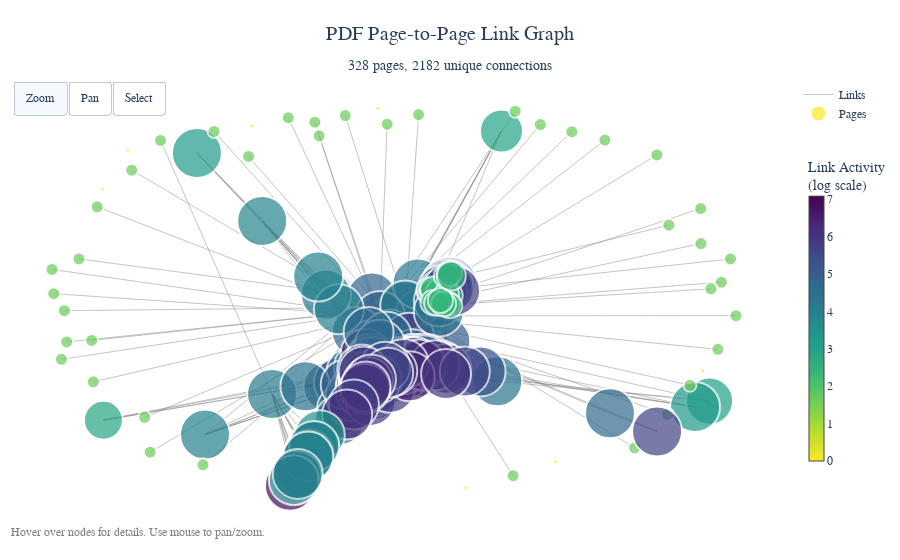

The notebook cell this image was saved under:
### Code cell
# Create interactive HTML visualization
import plotly.graph_objects as go
import plotly.offline as pyo
import numpy as np

# Unpack the graph data
G = page_graph["G"]
pos = page_graph["pos"]
edges = page_graph["edges"]
in_w = page_graph["in_w"]
out_w = page_graph["out_w"]
total_w = page_graph["total_w"]

# Create edge traces
edge_x = []
edge_y = []
edge_weights = []

for (u, v), weight in edges.items():
    x0, y0 = pos[u]
    x1, y1 = pos[v]
    edge_x.extend([x0, x1, None])
    edge_y.extend([y0, y1, None])
    edge_weights.append(weight)

# Edge trace
edge_trace = go.Scatter(
    x=edge_x,
    y=edge_y,
    line=dict(width=0.5, color="#888"),
    hoverinfo="none",
    mode="lines",
    name="Links",
)

# Node coordinates and info
node_x = []
node_y = []
node_text = []
node_colors = []
node_sizes = []

for node in G.nodes():
    x, y = pos[node]
    node_x.append(x)
    node_y.append(y)

    # Node info for hover
    in_degree = in_w.get(node, 0)
    out_degree = out_w.get(node, 0)
    total_degree = total_w.get(node, 0)

    node_text.append(
        f"Page {node}<br>"
        f"Incoming links: {in_degree}<br>"
        f"Outgoing links: {out_degree}<br>"
        f"Total weight: {total_degree}"
    )

    # Color based on total degree (log scale for better visualization)
    node_colors.append(np.log1p(total_degree))

    # Size based on total degree (with min/max bounds)
    size = max(5, min(50, 5 + total_degree * 2))
    node_sizes.append(size)

# Node trace
node_trace = go.Scatter(
    x=node_x,
    y=node_y,
    mode="markers",
    hoverinfo="text",
    text=node_text,
    name="Pages",
    marker=dict(
        showscale=True,
        colorscale="Viridis",
        reversescale=True,
        color=node_colors,
        size=node_sizes,
        colorbar=dict(
            thickness=15, len=0.7, xanchor="left", title="Link Activity<br>(log scale)"
        ),
        line=dict(width=2, color="white"),
    ),
)

# Create the figure
fig = go.Figure(
    data=[edge_trace, node_trace],
    layout=go.Layout(
        title=dict(
            text="PDF Page-to-Page Link Graph<br>"
            f"<sub>{len(G.nodes())} pages, {len(edges)} unique connections</sub>",
            x=0.5,
            font=dict(size=20),
        ),
        showlegend=True,
        hovermode="closest",
        margin=dict(b=20, l=5, r=5, t=80),
        annotations=[
            dict(
                text="Hover over nodes for details. Use mouse to pan/zoom.",
                showarrow=False,
                xref="paper",
                yref="paper",
                x=0.005,
                y=-0.002,
                xanchor="left",
                yanchor="bottom",
                font=dict(color="gray", size=12),
            )
        ],
        xaxis=dict(showgrid=False, zeroline=False, showticklabels=False),
        yaxis=dict(showgrid=False, zeroline=False, showticklabels=False),
        plot_bgcolor="white",
        paper_bgcolor="white",
        font=dict(family="Arial, sans-serif", size=12),
        # Enable zooming and panning for large graphs
        dragmode="pan",
    ),
)

# Configure for better performance with large graphs
fig.update_layout(
    updatemenus=[
        dict(
            type="buttons",
            direction="left",
            buttons=list(
                [
                    dict(args=[{"dragmode": "zoom"}], label="Zoom", method="relayout"),
                    dict(args=[{"dragmode": "pan"}], label="Pan", method="relayout"),
                    dict(
                        args=[{"dragmode": "select"}], label="Select", method="relayout"
                    ),
                ]
            ),
            pad={"r": 10, "t": 10},
            showactive=True,
            x=0.01,
            xanchor="left",
            y=1.02,
            yanchor="top",
        ),
    ]
)

# Show the plot
fig.show()

# Save to HTML file
html_file = "page_link_graph.html"
pyo.plot(fig, filename=html_file, auto_open=False)
print(f"Graph saved to {html_file}")
print(f"Open this file in your browser to view the interactive graph")

# Display some statistics
print(f"\nGraph Statistics:")
print(f"Total pages: {len(G.nodes())}")
print(f"Total unique connections: {len(edges)}")
print(f"Total link instances: {sum(edges.values())}")
print(
    f"Most connected page: {max(total_w, key=total_w.get)} (weight: {max(total_w.values())})"
)
print(f"Average connections per page: {sum(total_w.values()) / len(G.nodes()):.2f}")

### Figure 1 — Plotly figure (JSON) as saved in the notebook; plotly's stock layout.template omitted (floating-point values rounded to 4 significant figures; data arrays with more than 128 entries replaced by an {"elided": "..."} marker saying what was removed)
{"data": [{"hoverinfo": "none", "line": {"color": "#888", "width": 0.5}, "mode": "lines", "name": "Links", "type": "scatter", "x": {"elided": "6546 float values"}, "y": {"elided": "6546 float values"}}, {"hoverinfo": "text", "marker": {"color": {"elided": "328 float values"}, "colorbar": {"len": 0.7, "thickness": 15, "title": {"text": "Link Activity<br>(log scale)"}, "xanchor": "left"}, "colorscale": [[0, "#440154"], [0.1111, "#482878"], [0.2222, "#3e4989"], [0.3333, "#31688e"], [0.4444, "#26828e"], [0.5556, "#1f9e89"], [0.6667, "#35b779"], [0.7778, "#6ece58"], [0.8889, "#b5de2b"], [1, "#fde725"]], "line": {"color": "white", "width": 2}, "reversescale": true, "showscale": true, "size": {"elided": "328 int values"}}, "mode": "markers", "name": "Pages", "text": {"elided": "328 str values"}, "type": "scatter", "x": {"elided": "328 float values"}, "y": {"elided": "328 float values"}}], "layout": {"annotations": [{"font": {"color": "gray", "size": 12}, "showarrow": false, "text": "Hover over nodes for details. Use mouse to pan/zoom.", "x": 0.005, "xanchor": "left", "xref": "paper", "y": -0.002, "yanchor": "bottom", "yref": "paper"}], "dragmode": "pan", "font": {"family": "Arial, sans-serif", "size": 12}, "hovermode": "closest", "margin": {"b": 20, "l": 5, "r": 5, "t": 80}, "paper_bgcolor": "white", "plot_bgcolor": "white", "showlegend": true, "title": {"font": {"size": 20}, "text": "PDF Page-to-Page Link Graph<br><sub>328 pages, 2182 unique connections</sub>", "x": 0.5}, "updatemenus": [{"buttons": [{"args": [{"dragmode": "zoom"}], "label": "Zoom", "method": "relayout"}, {"args": [{"dragmode": "pan"}], "label": "Pan", "method": "relayout"}, {"args": [{"dragmode": "select"}], "label": "Select", "method": "relayout"}], "direction": "left", "pad": {"r": 10, "t": 10}, "showactive": true, "type": "buttons", "x": 0.01, "xanchor": "left", "y": 1.02, "yanchor": "top"}], "xaxis": {"showgrid": false, "showticklabels": false, "zeroline": false}, "yaxis": {"showgrid": false, "showticklabels": false, "zeroline": false}}}
